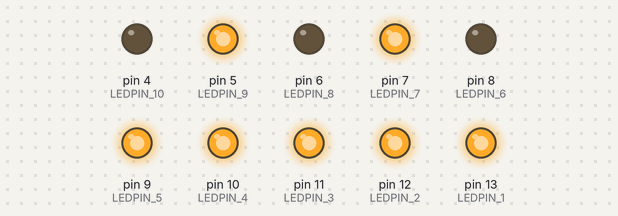
Bench run of a sketch on a simulated Arduino Uno, built with avr-gcc and run on an emulated ATmega328P. On the bench: output pins drawn as LEDs (lit = HIGH).

Above: at 0.1 s.
Timing chart, 0 to 1.6 s (numbered marks = the images above):
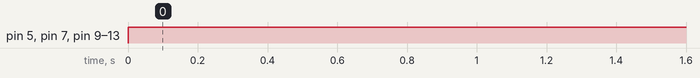

The sketch:

ledPattern.ino
```cpp
 #define LEDPIN_1 (uint8_t)(1<<PB5)
 #define LEDPIN_2 (uint8_t)(1<<PB4)
 #define LEDPIN_3 (uint8_t)(1<<PB3)
 #define LEDPIN_4 (uint8_t)(1<<PB2)
 #define LEDPIN_5 (uint8_t)(1<<PB1)
 #define LEDPIN_6 (uint8_t)(1<<PB0)
 #define LEDPIN_7 (uint8_t)(1<<PD7)
 #define LEDPIN_8 (uint8_t)(1<<PD6)
 #define LEDPIN_9 (uint8_t)(1<<PD5)
 #define LEDPIN_10 (uint8_t)(1<<PD4)
void setup() {
  // put your setup code here, to run once:
DDRB |= (LEDPIN_1) |(LEDPIN_2) |(LEDPIN_3) |(LEDPIN_4) |(LEDPIN_5) |(LEDPIN_6);
DDRD |= (LEDPIN_7) |(LEDPIN_8) |(LEDPIN_9) |(LEDPIN_10);
DDRD &= ~(1<<PD2); // set port pin as input

}

void loop() {
  // put your main code here, to run repeatedly:
 // pattern_A();
 // pattern_2();
 // pattern_3();
 //pattern_c();
 //pattern_e();
 //pattern_f();
 // pattern_g();
 //pattern_k();
 //pattern_p();
 //pattern_s();
 //pattern_4();
 //pattern_6();
 //pattern_7();
 pattern_9();
}
void pattern_A()
{
  ledOn(PORTB,LEDPIN_1);ledOn(PORTB,LEDPIN_2);ledOn(PORTB,LEDPIN_3);ledOn(PORTB,LEDPIN_4);
  ledOn(PORTB,LEDPIN_5);ledOn(PORTB,LEDPIN_6);
  ledOn(PORTD,LEDPIN_7);ledOn(PORTD,LEDPIN_8);ledOn(PORTD,LEDPIN_9);ledOn(PORTD,LEDPIN_10);
}
void pattern_2()
{
  ledOn(PORTB,LEDPIN_1);ledOn(PORTB,LEDPIN_2);ledOn(PORTB,LEDPIN_3);
  ledOn(PORTB,LEDPIN_6);ledOn(PORTD,LEDPIN_8);ledOn(PORTD,LEDPIN_9);
}
void pattern_3()
{
  ledOn(PORTB,LEDPIN_1);ledOn(PORTB,LEDPIN_2);ledOn(PORTB,LEDPIN_3);ledOn(PORTB,LEDPIN_6);

  ledOn(PORTD,LEDPIN_7);ledOn(PORTD,LEDPIN_10);ledOn(PORTD,LEDPIN_9);ledOn(PORTD,LEDPIN_10);
}
void pattern_c()
{
  ledOn(PORTB,LEDPIN_1);ledOn(PORTB,LEDPIN_2);ledOn(PORTB,LEDPIN_4);
  ledOn(PORTB,LEDPIN_6);
  ledOn(PORTD,LEDPIN_8);ledOn(PORTD,LEDPIN_10);ledOn(PORTD,LEDPIN_9);
}
void pattern_e()
{
  ledOn(PORTB,LEDPIN_1);ledOn(PORTB,LEDPIN_2);ledOn(PORTB,LEDPIN_4);
  ledOn(PORTB,LEDPIN_6);ledOn(PORTB,LEDPIN_5);
  ledOn(PORTD,LEDPIN_8);ledOn(PORTD,LEDPIN_10);ledOn(PORTD,LEDPIN_9);
}
void pattern_f()
{
  ledOn(PORTB,LEDPIN_1);ledOn(PORTB,LEDPIN_2);ledOn(PORTB,LEDPIN_4);
  ledOn(PORTB,LEDPIN_6);ledOn(PORTB,LEDPIN_5);
  ledOn(PORTD,LEDPIN_8);ledOn(PORTD,LEDPIN_10);
}
void pattern_g()
{
  ledOn(PORTB,LEDPIN_1);ledOn(PORTB,LEDPIN_2);ledOn(PORTB,LEDPIN_4);
  ledOn(PORTB,LEDPIN_6);
  ledOn(PORTD,LEDPIN_8);ledOn(PORTD,LEDPIN_7);ledOn(PORTD,LEDPIN_9);
  ledOn(PORTD,LEDPIN_10);
}
void pattern_k()
{
  ledOn(PORTB,LEDPIN_1);ledOn(PORTB,LEDPIN_2);ledOn(PORTB,LEDPIN_4);
  ledOn(PORTB,LEDPIN_6);
  ledOn(PORTD,LEDPIN_8);ledOn(PORTD,LEDPIN_9);
  ledOn(PORTD,LEDPIN_10);
}

void pattern_p()
{
  ledOn(PORTB,LEDPIN_1);ledOn(PORTB,LEDPIN_2);ledOn(PORTB,LEDPIN_4);
  ledOn(PORTB,LEDPIN_6);ledOn(PORTB,LEDPIN_3);
  ledOn(PORTD,LEDPIN_8);
  ledOn(PORTD,LEDPIN_10);
}
void pattern_s()
{
  ledOn(PORTB,LEDPIN_1);ledOn(PORTB,LEDPIN_2);ledOn(PORTB,LEDPIN_4);//ledOn(PORTB,LEDPIN_3);
  ledOn(PORTB,LEDPIN_6);ledOn(PORTD,LEDPIN_10);
  ledOn(PORTD,LEDPIN_7);
  ledOn(PORTD,LEDPIN_9);
}
void pattern_4()
{
  /*ledOn(PORTB,LEDPIN_1);*/ledOn(PORTB,LEDPIN_2);/*ledOn(PORTB,LEDPIN_3);*/ledOn(PORTB,LEDPIN_4);
  ledOn(PORTB,LEDPIN_5);ledOn(PORTB,LEDPIN_6);
  ledOn(PORTD,LEDPIN_7);/*ledOn(PORTD,LEDPIN_8);*/ledOn(PORTD,LEDPIN_9);/*ledOn(PORTD,LEDPIN_10);*/

}
void pattern_6()
{
  /*ledOn(PORTB,LEDPIN_1);*/ledOn(PORTB,LEDPIN_2);/*ledOn(PORTB,LEDPIN_3);*/ledOn(PORTB,LEDPIN_4);
  ledOn(PORTB,LEDPIN_5);ledOn(PORTB,LEDPIN_6);
  ledOn(PORTD,LEDPIN_7);ledOn(PORTD,LEDPIN_8);ledOn(PORTD,LEDPIN_9);ledOn(PORTD,LEDPIN_10);

}
void pattern_7()
{
  ledOn(PORTB,LEDPIN_1);ledOn(PORTB,LEDPIN_2);ledOn(PORTB,LEDPIN_3);/*ledOn(PORTB,LEDPIN_4);*/
  ledOn(PORTB,LEDPIN_5);/*ledOn(PORTB,LEDPIN_6);*/
  ledOn(PORTD,LEDPIN_7);/*ledOn(PORTD,LEDPIN_8);*/ledOn(PORTD,LEDPIN_9);/*ledOn(PORTD,LEDPIN_10);*/

}

void pattern_9()
{
  ledOn(PORTB,LEDPIN_1);ledOn(PORTB,LEDPIN_2);ledOn(PORTB,LEDPIN_3);ledOn(PORTB,LEDPIN_4);
  ledOn(PORTB,LEDPIN_5);/*ledOn(PORTB,LEDPIN_6);*/
  ledOn(PORTD,LEDPIN_7);/*ledOn(PORTD,LEDPIN_8);*/ledOn(PORTD,LEDPIN_9);/*ledOn(PORTD,LEDPIN_10);*/

}
void blink(volatile uint8_t &port, volatile uint8_t pin)
{
  Serial.println(port);
  port |=pin;
  _delay_ms(400);
  port &= ~pin;
  _delay_ms(400);
}
void ledOn(volatile uint8_t &port,uint8_t pin)
{
  port|=pin;
}
```

Measured:
- by itself, pin 5 (LEDPIN_9), pin 7 (LEDPIN_7), pin 9 (LEDPIN_5), pin 10 (LEDPIN_4), pin 11 (LEDPIN_3), pin 12 (LEDPIN_2), pin 13 (LEDPIN_1): LOW → HIGH at 0.00 s
